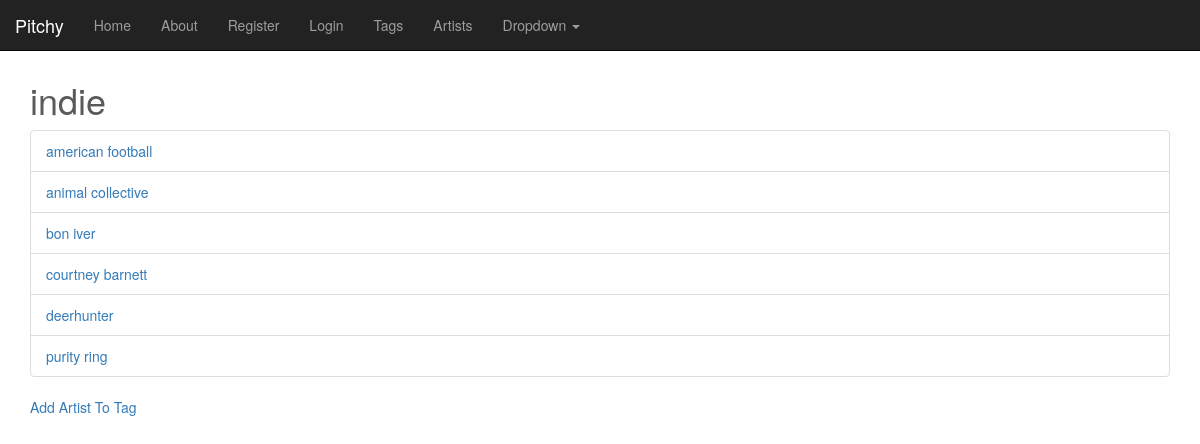
Screenshot of /tags/indie/ with the database file from the repository.
### cherry/models.py (models this page shows, shortened)
class Tag(models.Model):
    name = models.CharField(max_length=128, unique=True)
    artists = models.ManyToManyField('Artist', through=TagArtist)
    slug = models.SlugField(unique=True)
    class Meta:
        ordering = ('name', )

class Artist(models.Model):
    name = models.CharField(max_length=128, unique=True)
    tags = models.ManyToManyField('Tag', through=TagArtist)
    slug = models.SlugField(unique=True)
    class Meta:
        ordering = ('name', )

### cherry/views.py (the view)
# urls.py: url(r'^tags/(?P<tag_name_slug>[\w\d-]+)/$', views.tag, name='tag'),
def tag(request, tag_name_slug):
    tag = Tag.objects.get(slug=tag_name_slug)
    context_dict = {'name': tag.name}
    artists = Artist.objects.filter(tags=tag)
    context_dict['tag'] = tag
    context_dict['slug'] = tag_name_slug
    context_dict['artists'] = artists
    return render(request, 'cherry/tag.html', context_dict)

### templates/cherry/tag.html
{% extends 'base.html' %}
{% block body_block %}
    <h1>{{ tag.name }}</h1>
    <ul class="list-group">
    {% if artists %}
        {% for artist in artists %}
        <li class="list-group-item"><a href="{% url 'artist' artist.slug %}">{{ artist.name }}</a></li>
        {% endfor %}
    {% endif %}
    </ul>
    <a href="{% url 'add_artist_to_tag' tag.slug %}">Add Artist To Tag</a>
{% endblock %}

### static/css/carousel.css (style rules this page uses)
body { padding-bottom: 40px; color: #5a5a5a; }

### rows the page displays
Tag: name "indie"
Artist: name "american football"
Artist: name "animal collective"
Artist: name "bon iver"
Artist: name "courtney barnett"
Artist: name "deerhunter"
Artist: name "purity ring"
